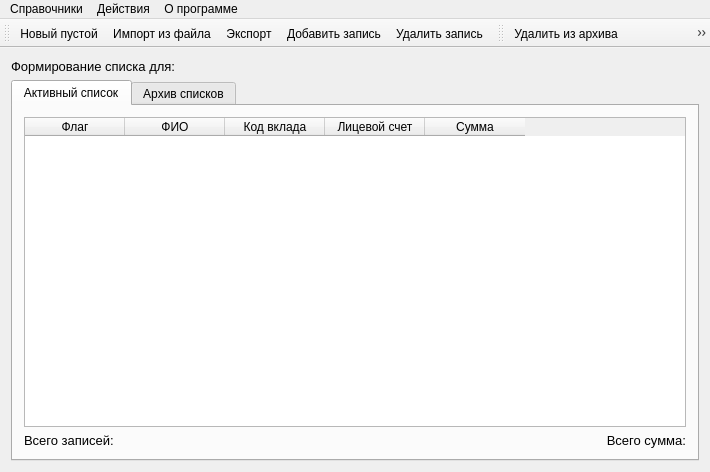
<?xml version="1.0" encoding="UTF-8"?>
<ui version="4.0">
 <class>MainForm</class>
 <widget class="QMainWindow" name="MainForm">
  <property name="geometry">
   <rect>
    <x>0</x>
    <y>0</y>
    <width>710</width>
    <height>472</height>
   </rect>
  </property>
  <property name="windowTitle">
   <string>ParserZP 1.0.4</string>
  </property>
  <widget class="QWidget" name="centralWidget">
   <layout class="QVBoxLayout" name="verticalLayout">
    <item>
     <widget class="QLabel" name="label_bank">
      <property name="font">
       <font>
        <pointsize>10</pointsize>
       </font>
      </property>
      <property name="text">
       <string>Формирование списка для:</string>
      </property>
     </widget>
    </item>
    <item>
     <widget class="QTabWidget" name="tabWidget">
      <property name="currentIndex">
       <number>0</number>
      </property>
      <widget class="QWidget" name="tab">
       <attribute name="title">
        <string>Активный список</string>
       </attribute>
       <layout class="QVBoxLayout" name="verticalLayout_2">
        <item>
         <widget class="QTableWidget" name="tableActive">
          <property name="sizeAdjustPolicy">
           <enum>QAbstractScrollArea::AdjustToContents</enum>
          </property>
          <column>
           <property name="text">
            <string>Флаг</string>
           </property>
          </column>
          <column>
           <property name="text">
            <string>ФИО</string>
           </property>
          </column>
          <column>
           <property name="text">
            <string>Код вклада</string>
           </property>
          </column>
          <column>
           <property name="text">
            <string>Лицевой счет</string>
           </property>
          </column>
          <column>
           <property name="text">
            <string>Сумма</string>
           </property>
          </column>
         </widget>
        </item>
        <item>
         <layout class="QHBoxLayout" name="horizontalLayout">
          <item>
           <widget class="QLabel" name="label_count">
            <property name="font">
             <font>
              <pointsize>10</pointsize>
             </font>
            </property>
            <property name="text">
             <string>Всего записей:</string>
            </property>
           </widget>
          </item>
          <item>
           <widget class="QLabel" name="label_summa">
            <property name="font">
             <font>
              <pointsize>10</pointsize>
             </font>
            </property>
            <property name="text">
             <string>Всего сумма:</string>
            </property>
            <property name="alignment">
             <set>Qt::AlignRight|Qt::AlignTrailing|Qt::AlignVCenter</set>
            </property>
           </widget>
          </item>
         </layout>
        </item>
       </layout>
      </widget>
      <widget class="QWidget" name="tab_2">
       <attribute name="title">
        <string>Архив списков</string>
       </attribute>
       <layout class="QVBoxLayout" name="verticalLayout_3">
        <item>
         <widget class="QSplitter" name="splitter">
          <property name="orientation">
           <enum>Qt::Vertical</enum>
          </property>
          <widget class="QTableWidget" name="tableArchiv">
           <column>
            <property name="text">
             <string>id</string>
            </property>
           </column>
           <column>
            <property name="text">
             <string>Дата</string>
            </property>
           </column>
           <column>
            <property name="text">
             <string>Наименование</string>
            </property>
           </column>
           <column>
            <property name="text">
             <string>Сумма</string>
            </property>
           </column>
          </widget>
          <widget class="QTableWidget" name="tableArchivData">
           <column>
            <property name="text">
             <string>ФИО</string>
            </property>
           </column>
           <column>
            <property name="text">
             <string>Код вклада</string>
            </property>
           </column>
           <column>
            <property name="text">
             <string>Лицевой счет</string>
            </property>
           </column>
           <column>
            <property name="text">
             <string>Сумма</string>
            </property>
           </column>
          </widget>
         </widget>
        </item>
       </layout>
      </widget>
     </widget>
    </item>
   </layout>
  </widget>
  <widget class="QMenuBar" name="menuBar">
   <property name="geometry">
    <rect>
     <x>0</x>
     <y>0</y>
     <width>710</width>
     <height>20</height>
    </rect>
   </property>
   <widget class="QMenu" name="menu">
    <property name="title">
     <string>Справочники</string>
    </property>
    <addaction name="action_persona"/>
    <addaction name="action_bank"/>
    <addaction name="action_minimal_zp"/>
   </widget>
   <widget class="QMenu" name="menu_2">
    <property name="title">
     <string>Действия</string>
    </property>
    <addaction name="action_new"/>
    <addaction name="separator"/>
    <addaction name="action_import"/>
    <addaction name="separator"/>
    <addaction name="action_export"/>
    <addaction name="separator"/>
    <addaction name="action_add_record"/>
    <addaction name="action_del_record"/>
    <addaction name="separator"/>
    <addaction name="action_del_archiv"/>
    <addaction name="action_del_all_archiv"/>
   </widget>
   <widget class="QMenu" name="menu_3">
    <property name="title">
     <string>О программе</string>
    </property>
    <addaction name="action"/>
   </widget>
   <addaction name="menu"/>
   <addaction name="menu_2"/>
   <addaction name="menu_3"/>
  </widget>
  <widget class="QToolBar" name="toolBar">
   <property name="windowTitle">
    <string>toolBar</string>
   </property>
   <attribute name="toolBarArea">
    <enum>TopToolBarArea</enum>
   </attribute>
   <attribute name="toolBarBreak">
    <bool>false</bool>
   </attribute>
   <addaction name="action_new"/>
   <addaction name="action_import"/>
   <addaction name="action_export"/>
   <addaction name="action_add_record"/>
   <addaction name="action_del_record"/>
  </widget>
  <widget class="QToolBar" name="toolBar_2">
   <property name="windowTitle">
    <string>toolBar_2</string>
   </property>
   <attribute name="toolBarArea">
    <enum>TopToolBarArea</enum>
   </attribute>
   <attribute name="toolBarBreak">
    <bool>false</bool>
   </attribute>
   <addaction name="action_del_archiv"/>
   <addaction name="action_del_all_archiv"/>
  </widget>
  <action name="action_persona">
   <property name="text">
    <string>Лицевые счета сотрудников</string>
   </property>
  </action>
  <action name="action_bank">
   <property name="text">
    <string>Банки</string>
   </property>
  </action>
  <action name="action_import">
   <property name="icon">
    <iconset resource="resources.qrc">
     <normaloff>:/ico/import.png</normaloff>:/ico/import.png</iconset>
   </property>
   <property name="text">
    <string>Импорт из файла</string>
   </property>
   <property name="toolTip">
    <string>Импорт из файла</string>
   </property>
  </action>
  <action name="action_export">
   <property name="icon">
    <iconset resource="resources.qrc">
     <normaloff>:/ico/export.png</normaloff>:/ico/export.png</iconset>
   </property>
   <property name="text">
    <string>Экспорт</string>
   </property>
  </action>
  <action name="action">
   <property name="text">
    <string>Информация</string>
   </property>
  </action>
  <action name="action_add_record">
   <property name="icon">
    <iconset resource="resources.qrc">
     <normaloff>:/ico/add.png</normaloff>:/ico/add.png</iconset>
   </property>
   <property name="text">
    <string>Добавить запись</string>
   </property>
  </action>
  <action name="action_del_record">
   <property name="icon">
    <iconset resource="resources.qrc">
     <normaloff>:/ico/delete.png</normaloff>:/ico/delete.png</iconset>
   </property>
   <property name="text">
    <string>Удалить запись</string>
   </property>
  </action>
  <action name="action_del_archiv">
   <property name="icon">
    <iconset resource="resources.qrc">
     <normaloff>:/ico/delete_dop.png</normaloff>:/ico/delete_dop.png</iconset>
   </property>
   <property name="text">
    <string>Удалить из архива</string>
   </property>
  </action>
  <action name="action_new">
   <property name="icon">
    <iconset resource="resources.qrc">
     <normaloff>:/ico/new.png</normaloff>:/ico/new.png</iconset>
   </property>
   <property name="text">
    <string>Новый пустой</string>
   </property>
  </action>
  <action name="action_minimal_zp">
   <property name="text">
    <string>Минимальная заработная плата</string>
   </property>
  </action>
  <action name="action_del_all_archiv">
   <property name="icon">
    <iconset resource="resources.qrc">
     <normaloff>:/ico/cross.png</normaloff>:/ico/cross.png</iconset>
   </property>
   <property name="text">
    <string>Удалить все из архива</string>
   </property>
  </action>
 </widget>
 <layoutdefault spacing="6" margin="11"/>
 <resources>
  <include location="resources.qrc"/>
 </resources>
 <connections/>
</ui>
